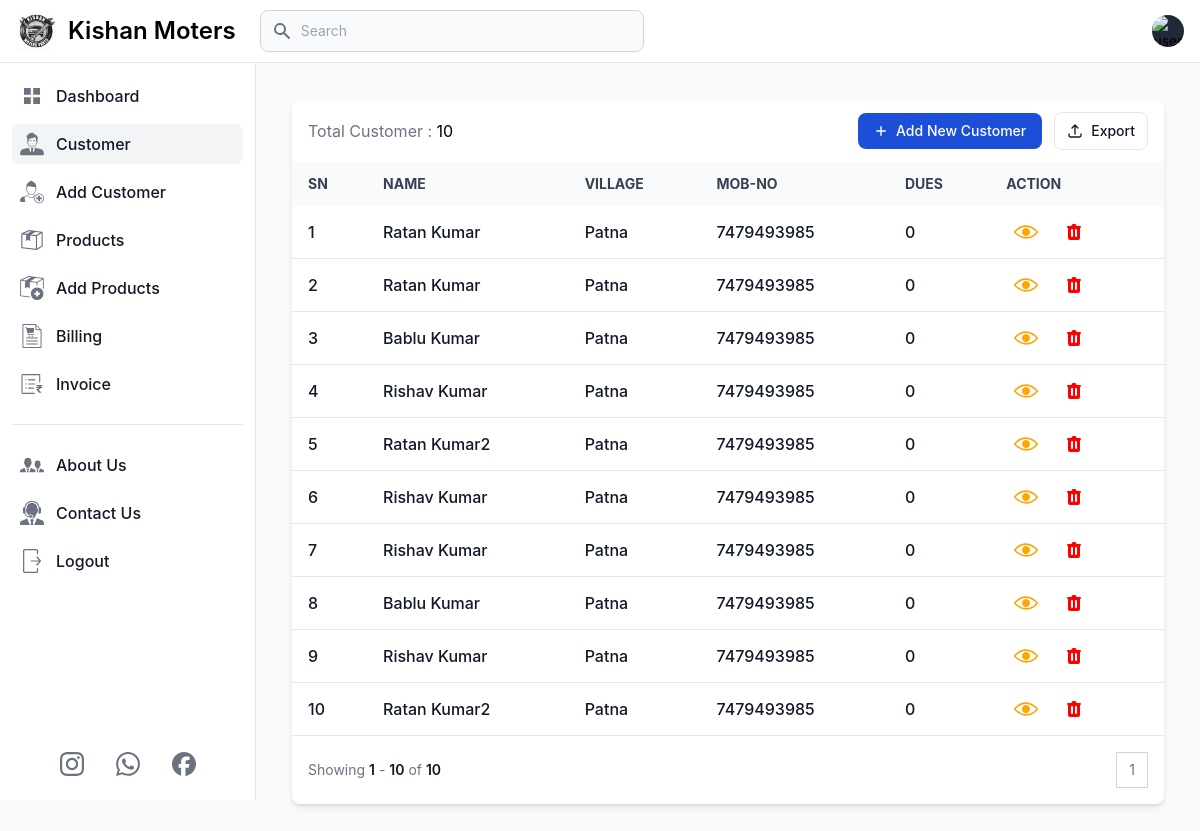
Page /customers (signed in) on the earlier database version.
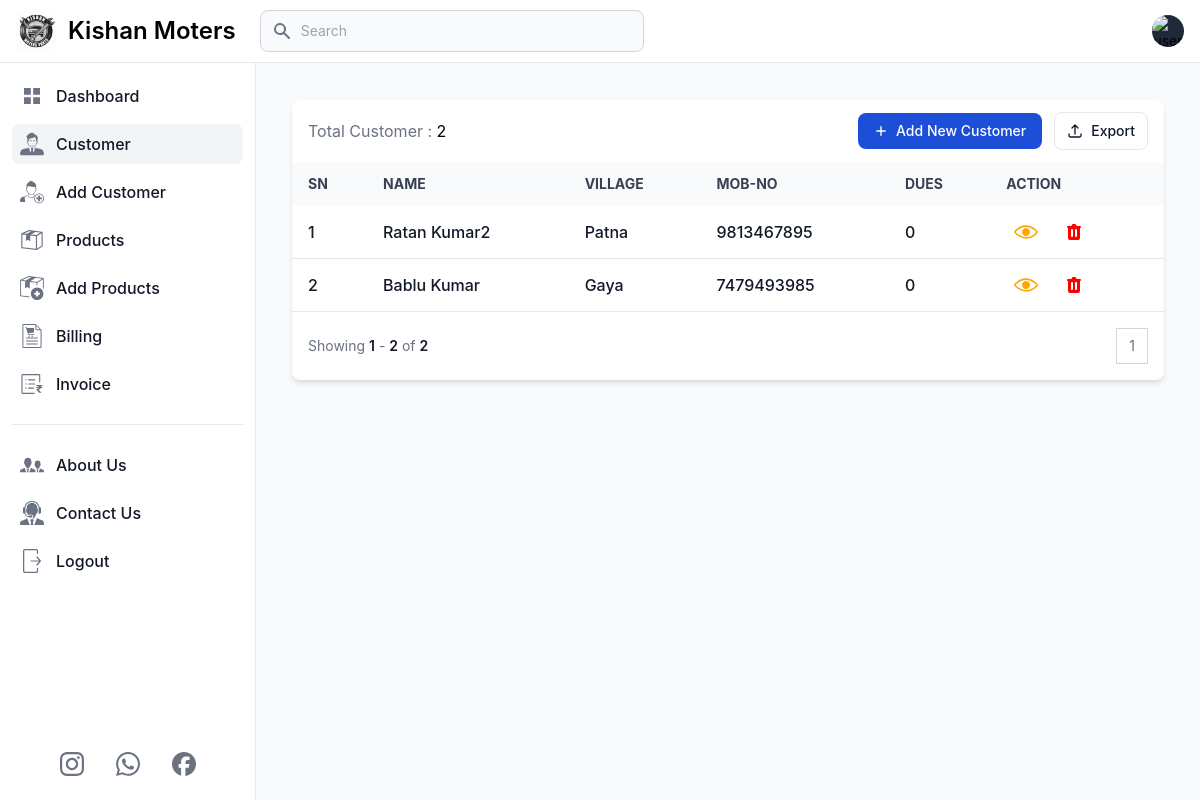
Same page on the later database version.
### app.py (models this page shows, shortened)
class Customer(db.Model):
    id = db.Column(db.Integer, primary_key=True)
    user_id = db.Column(db.Integer, db.ForeignKey('user.id'), nullable=False)
    customer_name = db.Column(db.String(100), nullable=False)
    customer_village = db.Column(db.String(100), nullable=False)
    customer_mob_no = db.Column(db.String(100), nullable=False)

### app.py (the view)
@app.route('/customers', methods=['GET', 'POST'])
def customers():
    if 'email' in session:
        user = User.query.filter_by(email=session['email']).first()
        page = request.args.get('page', 1, type=int)
        customers = Customer.query.filter(Customer.user_id == user.id).paginate(page=page, per_page=10)
        total_customer = Customer.query.filter(Customer.user_id == user.id).count()
        return render_template('customer.html', title='Customer', current_page='customer',
                               user=user, customers=customers, total_customer=total_customer, min=min, enumerate=enumerate)
    else:
        flash('You need to login first.', 'error')
        return redirect('/login')

### templates/customer.html (shortened to what the changed rows need)
{% extends 'layout.html' %}
{% block content %}
<main class="p-4 md:ml-64 h-auto pt-20">
    <div class="m-2 md:m-5 max-w-screen-2xl">
        <div class="relative overflow-hidden bg-white shadow-md dark:bg-gray-800 rounded-lg">
            <div
                class="flex flex-col px-4 py-3 space-y-3 lg:flex-row lg:items-center lg:justify-between lg:space-y-0 lg:space-x-4">
                <div class="flex items-center flex-1 space-x-4">
                    <h5>
                        <span class="text-gray-500">Total Customer : </span>
                        <span class="dark:text-white">{{total_customer}}</span>
                    </h5>
                </div>
            </div>
            <div class="overflow-x-auto">
                <table class="w-full text-sm text-left text-gray-500 dark:text-gray-400">
                    <thead
                        class="text-xs md:text-sm text-gray-700 uppercase bg-gray-50 dark:bg-gray-700 dark:text-gray-400">
                        <tr>
                            <th scope="col" class="px-4 py-3 whitespace-nowrap">SN</th>
                            <th scope="col" class="px-4 py-3 whitespace-nowrap">Name</th>
                            <th scope="col" class="px-4 py-3 whitespace-nowrap">Village</th>
                            <th scope="col" class="px-4 py-3 whitespace-nowrap">Mob-No</th>
                            <th scope="col" class="px-4 py-3 whitespace-nowrap">Dues</th>
                            <th scope="col" class="px-4 py-3 whitespace-nowrap">Action</th>
                        </tr>
                    </thead>
                    <tbody>
                        {% if customers.items %}
                            {% for index, customer in enumerate(customers.items, start=(customers.page - 1) * customers.per_page + 1) %}
                            <tr class="border-b text-base dark:border-gray-600 hover:bg-gray-100 dark:hover:bg-gray-700">
                                <td class="px-4 py-2 font-medium text-gray-900 whitespace-nowrap dark:text-white">
                                    <div class="flex items-center">
                                        {{ index}}
                                    </div>
                                </td>
                                <th scope="row"
                                    class="px-4 py-2 font-medium text-gray-900 whitespace-nowrap dark:text-white">
                                    <div class="flex items-center">
                                        {{customer.customer_name}}
                                    </div>
                                </th>
                                <td class="px-4 py-2 font-medium text-gray-900 whitespace-nowrap dark:text-white">
                                    <div class="flex items-center">
                                        {{customer.customer_village}}
                                    </div>
                                </td>
                                <td class="px-4 py-2 font-medium text-gray-900 whitespace-nowrap dark:text-white">
                                    <div class="flex items-center">
                                        {{customer.customer_mob_no}}
                                    </div>
                                </td>
                                <td class="px-4 py-2 font-medium text-gray-900 whitespace-nowrap dark:text-white">
                                    <div class="flex items-center">
                                        0
                                    </div>
                                </td>
                                <td class="px-4 py-2 font-medium text-gray-900 whitespace-nowrap dark:text-white flex">
                                    <div class="mr-2 p-2 hover:bg-slate-800 hover:rounded-md">
                                        <a href="">
                                            <button class="flex justify-center items-center">
                                            </button>
                                        </a>
                                    </div>
                                    <div class="flex justify-center p-2 hover:bg-slate-800 hover:rounded-md">
                                        <button  id="deleteButton-{{ customer.id }}" data-modal-target="deleteModal-{{ customer.id }}"
                                            data-modal-toggle="deleteModal-{{ customer.id}}">
                                        </button>
                                    </div>
                                </td>
                            </tr>
                            {% endfor %}
                        {% else %}
                            <tr>
                                <td colspan="8" class="text-center p-5">No Customer Found.</td>
                            </tr>
                        {% endif %}
                    </tbody>
                </table>
            </div>
            <nav class="flex flex-col items-start justify-between p-4 space-y-3 md:flex-row md:items-center md:space-y-0"
                aria-label="Table navigation">
                <span class="text-sm font-normal text-gray-500 dark:text-gray-400">
                    Showing
                    <span class="font-semibold text-gray-900 dark:text-white">{{ customers.page * customers.per_page - customers.per_page + 1 }}</span>
                    -
                    <span class="font-semibold text-gray-900 dark:text-white">{{ min(customers.page * customers.per_page, total_customer) }}</span>
                    of
                    <span class="font-semibold text-gray-900 dark:text-white">{{ total_customer }}</span>
                </span>
                <ul class="inline-flex items-stretch -space-x-px">
                    {% for num in customers.iter_pages(left_edge=1, right_edge=1, left_current=2, right_current=2) %}
                        {% if num %}
                            <li>
                                <a href="#"
                                    class="flex items-center justify-center px-3 py-2 text-sm leading-tight text-gray-500 bg-white border border-gray-300 hover:bg-gray-100 hover:text-gray-700 dark:bg-gray-800 dark:border-gray-700 dark:text-gray-400 dark:hover:bg-gray-700 dark:hover:text-white">{{ num }}</a>
                            </li>
                        {% else %}
                            <li>
                                <a href="#"
                                    class="flex items-center justify-center px-3 py-2 text-sm leading-tight text-gray-500 bg-white border border-gray-300 hover:bg-gray-100 hover:text-gray-700 dark:bg-gray-800 dark:border-gray-700 dark:text-gray-400 dark:hover:bg-gray-700 dark:hover:text-white">...</a>
                            </li>
                        {% endif %}
                    {% endfor %}
                </ul>
            </nav>
        </div>
    </div>
</main>
{% endblock %}

Differences in the rows shown:
removed Customer: index "1", customer_name "Ratan Kumar", customer_village "Patna", customer_mob_no "7479493985"
removed Customer: id "2", customer_name "Ratan Kumar", customer_village "Patna", customer_mob_no "7479493985"
removed Customer: index "4", customer_name "Rishav Kumar", customer_village "Patna", customer_mob_no "7479493985"
removed Customer: index "5", customer_name "Ratan Kumar2", customer_village "Patna", customer_mob_no "7479493985"
removed Customer: index "6", customer_name "Rishav Kumar", customer_village "Patna", customer_mob_no "7479493985"
removed Customer: index "7", customer_name "Rishav Kumar", customer_village "Patna", customer_mob_no "7479493985"
removed Customer: index "8", customer_name "Bablu Kumar", customer_village "Patna", customer_mob_no "7479493985"
removed Customer: index "9", customer_name "Rishav Kumar", customer_village "Patna", customer_mob_no "7479493985"
removed Customer: index "10", customer_name "Ratan Kumar2", customer_village "Patna", customer_mob_no "7479493985"
added Customer: user "1", customer_name "Ratan Kumar2", customer_village "Patna", customer_mob_no "9813467895"
changed Customer "Bablu Kumar": index "3" → "2"; customer_village "Patna" → "Gaya"
Other differences:
{{ total_customer }}: "10" → "2"
{{ min(customers.page * customers.per_page, total_customer) }}: "10" → "2"
